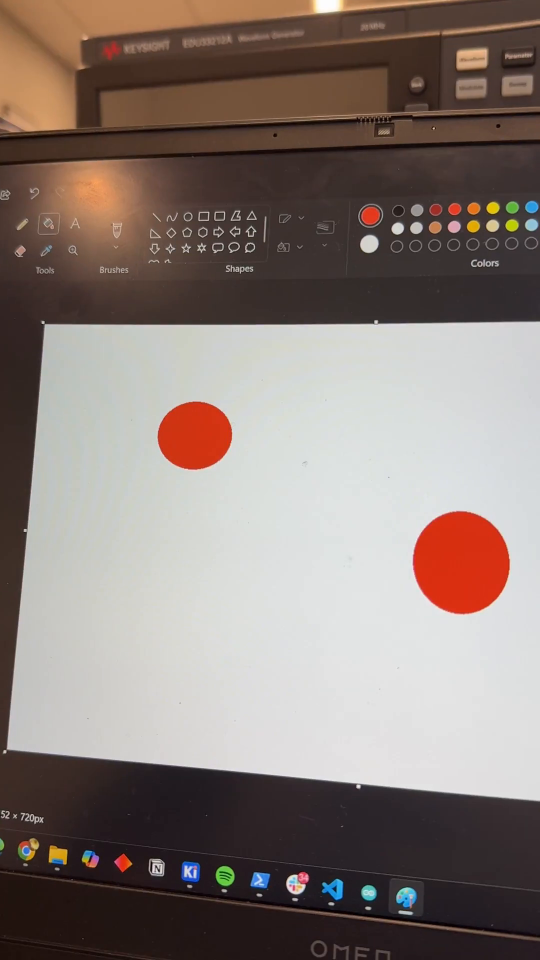
#> input picture frame 4 of input.mp4, 1080 x 1920 px (shown at 1/2 size)
$ jupyter execute --allow-errors zynq_gaussian_blur.ipynb
#> lines starting #> are read from the running program, lines starting #| are printed output that depends on the picture
#> further down, frame is the input picture: shape (1920, 1080, 3); mean B, G, R 118.8, 124.6, 137.4
#> `frame = cv2.resize(frame, (IMG_WIDTH, IMG_HEIGHT))`:
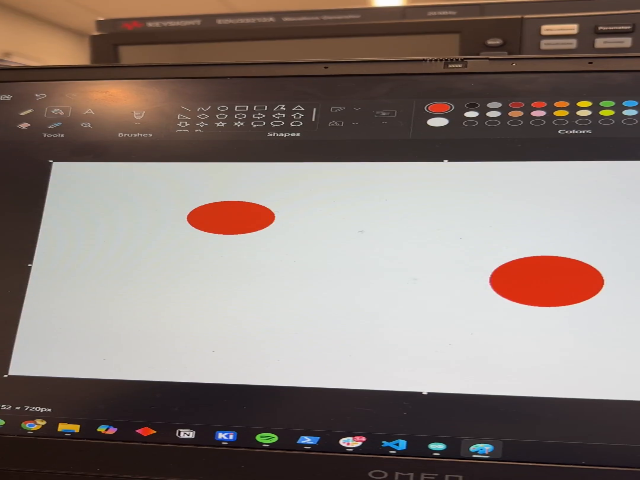
#> frame: shape (480, 640, 3); mean B, G, R 118.8, 124.6, 137.4
#> `gray = cv2.cvtColor(frame, cv2.COLOR_BGR2GRAY)`:
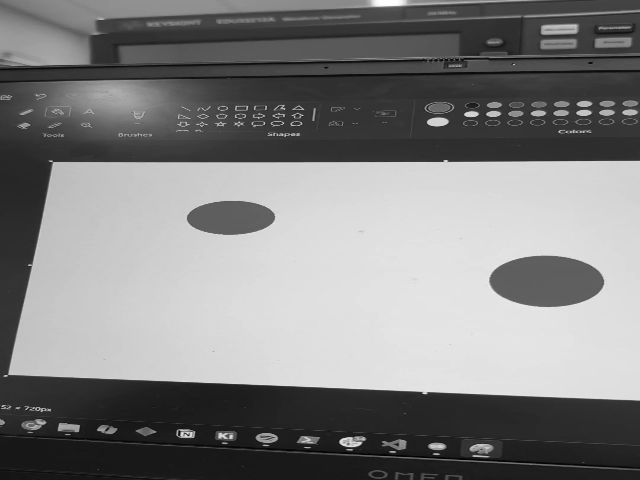
#> gray: shape (480, 640); min 1, max 253, mean 127.7
# Gaussian Blur Overlay — Video Pipeline
Chops an input video into frames, sends each frame through the HLS Gaussian blur IP, and saves the blurred output.

[cell 1]
from pynq import Overlay, allocate
import numpy as np
import cv2
import os
import time

## 1. Configuration

[cell 2]
# --- Paths ---
BITSTREAM   = "gaussian.bit"   # .bit file (keep .hwh in same folder)
INPUT_VIDEO = "input.mp4"           # video to process
OUTPUT_DIR  = "output_frames"       # blurred frames saved here

# --- Must match IMG_HEIGHT / IMG_WIDTH in gaussian_blur_hls.h ---
IMG_HEIGHT = 480
IMG_WIDTH  = 640

# --- AXI-Lite register offsets (verify against xgaussian_blur_hw.h) ---
AP_CTRL       = 0x00   # bit 0 = ap_start, bit 1 = ap_done, bit 2 = ap_idle
REG_INPUT_LO  = 0x10   # input pointer  bits [31:0]
REG_INPUT_HI  = 0x14   # input pointer  bits [63:32]
REG_OUTPUT_LO = 0x1c   # output pointer bits [31:0]
REG_OUTPUT_HI = 0x20   # output pointer bits [63:32]

os.makedirs(OUTPUT_DIR, exist_ok=True)

## 2. Load Overlay

#> (a cell that did not finish here is left out)

## 3. Allocate DMA Buffers

#> (a cell that did not finish here is left out)

## 4. Helper — Run One Frame Through the IP

[cell 5]
def run_gaussian_blur(gray_frame: np.ndarray) -> np.ndarray:
    """
    Send a single grayscale frame through the HLS Gaussian blur IP.
    gray_frame must be uint8 with shape (IMG_HEIGHT, IMG_WIDTH).
    Returns the blurred frame as a numpy array.
    """
    # Copy frame into physically contiguous input buffer
    in_buf[:] = gray_frame
    in_buf.flush()   # ensure PS cache is written to DDR before PL reads it

    # Write input and output DDR addresses to AXI-Lite control registers
    in_phys  = in_buf.physical_address
    out_phys = out_buf.physical_address

    ip.write(REG_INPUT_LO,  in_phys  & 0xFFFFFFFF)
    ip.write(REG_INPUT_HI,  (in_phys  >> 32) & 0xFFFFFFFF)
    ip.write(REG_OUTPUT_LO, out_phys & 0xFFFFFFFF)
    ip.write(REG_OUTPUT_HI, (out_phys >> 32) & 0xFFFFFFFF)

    # Start the IP (ap_start = bit 0)
    ip.write(AP_CTRL, 0x1)

    # Poll ap_done (bit 1) — for long frames consider an interrupt instead
    while not (ip.read(AP_CTRL) & 0x2):
        pass

    # Invalidate PS cache so we read fresh DDR data written by PL
    out_buf.invalidate()

    return np.array(out_buf)

[cell 6]
import cv2

[cell 7]
MIN_AREA = 800  # remove small items
def draw(frame: np.ndarray, image: np.ndarray) -> np.ndarray:
    output = frame.copy()
    image = cv2.Canny(image, 50, 150)
    contours, _ = cv2.findContours(image, cv2.RETR_EXTERNAL, cv2.CHAIN_APPROX_SIMPLE)

    cv2.drawContours(output, contours, -1, (0,0,255), 2)
# [9 lines of commented-out code are left out]
    return output

## 5. Process Video

[cell 8]
cap = cv2.VideoCapture(INPUT_VIDEO)
if not cap.isOpened():
    raise RuntimeError(f"Could not open video: {INPUT_VIDEO}")

total_frames = int(cap.get(cv2.CAP_PROP_FRAME_COUNT))
fps          = cap.get(cv2.CAP_PROP_FPS)
print(f"Video: {total_frames} frames @ {fps:.1f} fps")

frame_idx  = 0
times      = []

#> (the rest of this cell did not finish here and is left out)

## 6. (Optional) Reassemble Frames into a Video

[cell 9]
OUTPUT_VIDEO = "output_blurred.avi"

fourcc  = cv2.VideoWriter_fourcc(*'XVID')
writer  = cv2.VideoWriter(OUTPUT_VIDEO, fourcc, fps, (IMG_WIDTH, IMG_HEIGHT), isColor=False)

frame_files = sorted(f for f in os.listdir(OUTPUT_DIR) if f.endswith(".png"))
for fname in frame_files:
    img = cv2.imread(os.path.join(OUTPUT_DIR, fname), cv2.IMREAD_GRAYSCALE)
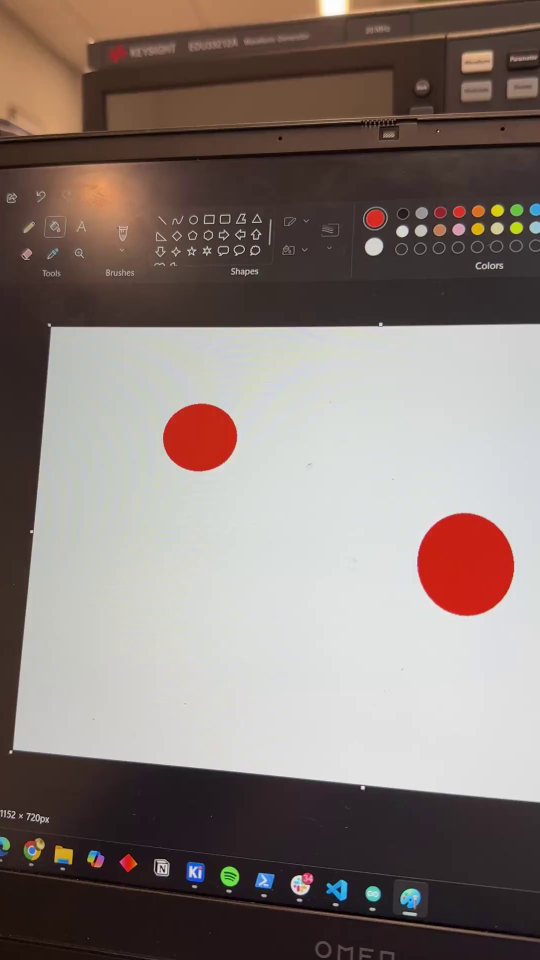
#> input picture output_frames/frame_00000.png, 1080 x 1920 px (shown at 1/2 size)
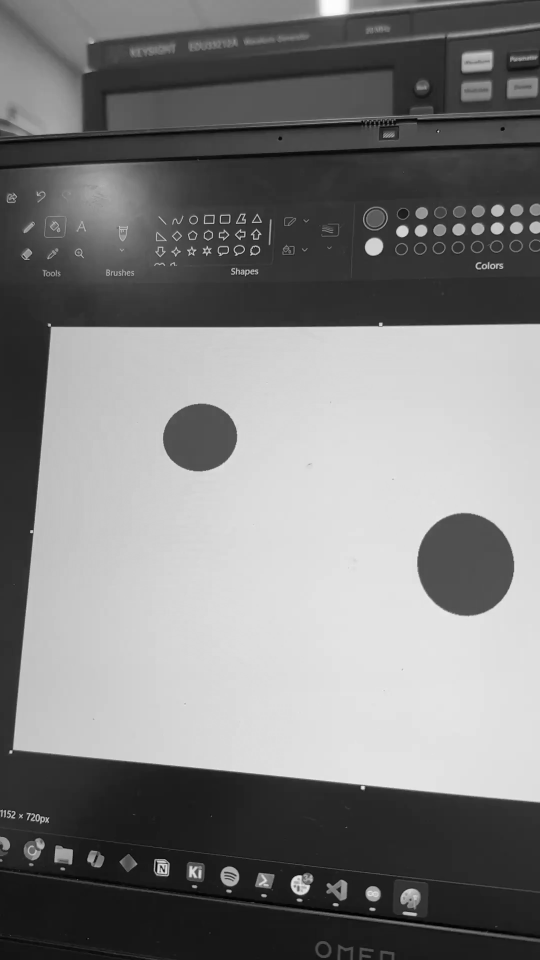
#> img: shape (1920, 1080) (shown at 1/2 size); min 0, max 255, mean 125.3
    writer.write(img)
#> pass 2 of the loop `for fname in frame_files:`:
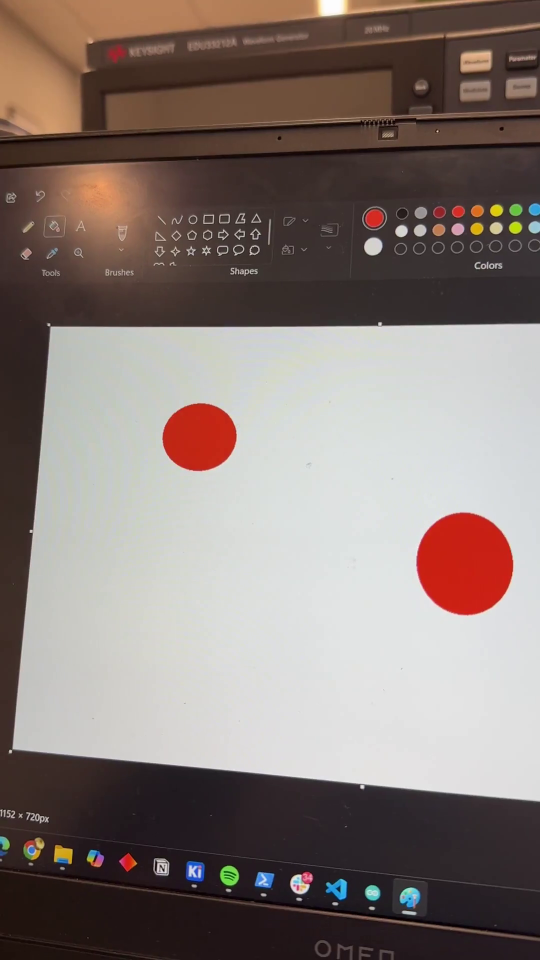
#> input picture output_frames/frame_00001.png, 1080 x 1920 px (shown at 1/2 size)
#> `img = cv2.imread(os.path.join(OUTPUT_DIR, fname), cv2.IMREAD_GRAYSCALE)`:
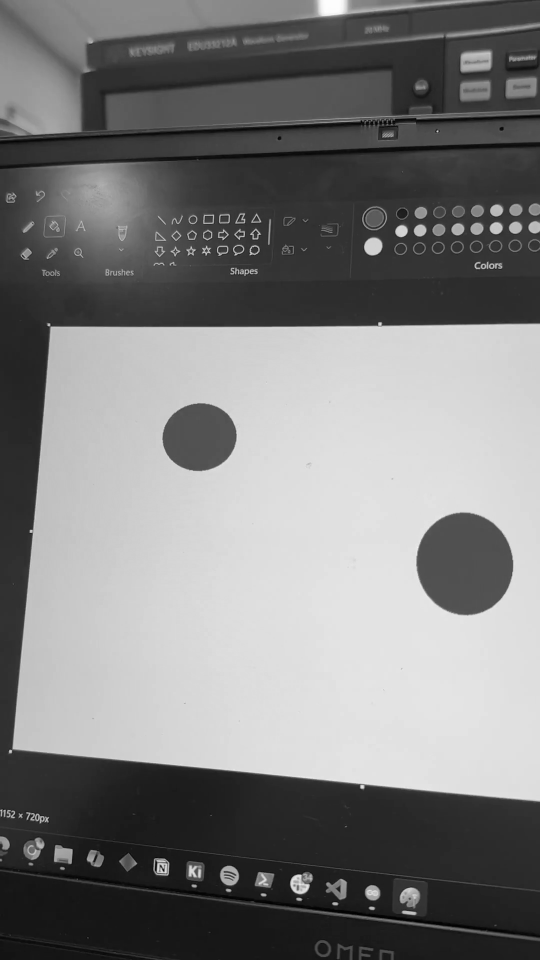
#> img: shape (1920, 1080) (shown at 1/2 size); min 0, max 254, mean 125.5
#> pass 3 of the loop `for fname in frame_files:`:
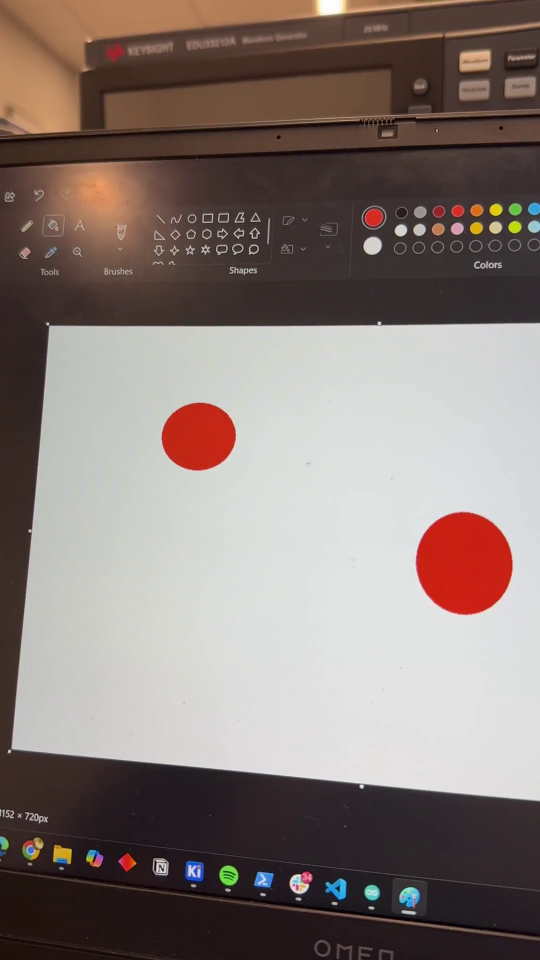
#> input picture output_frames/frame_00002.png, 1080 x 1920 px (shown at 1/2 size)
#> `img = cv2.imread(os.path.join(OUTPUT_DIR, fname), cv2.IMREAD_GRAYSCALE)`:
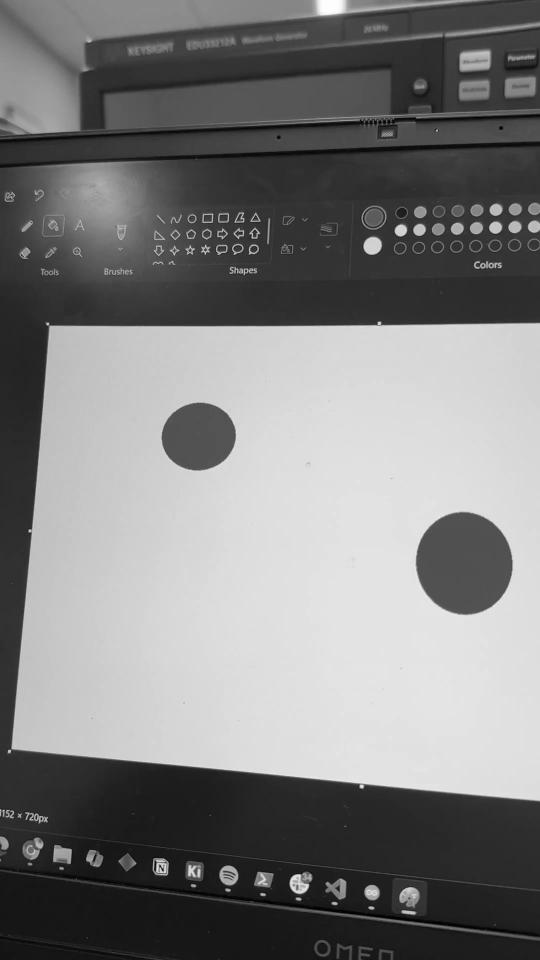
#> img: shape (1920, 1080) (shown at 1/2 size); min 0, max 254, mean 125.7

writer.release()
print(f"Saved reassembled video: {OUTPUT_VIDEO}")

$ run again, starting later in the video
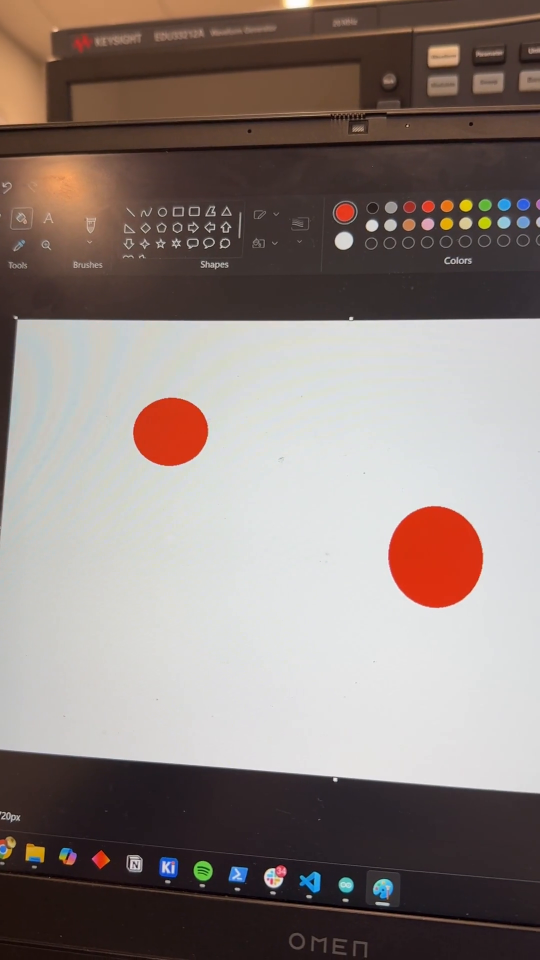
#> input picture frame 21 of input.mp4, 1080 x 1920 px (shown at 1/2 size)
#> frame is the input picture: shape (1920, 1080, 3); mean B, G, R 123.4, 128, 140.4
#> frame: shape (480, 640, 3)
#> `gray = cv2.cvtColor(frame, cv2.COLOR_BGR2GRAY)`:
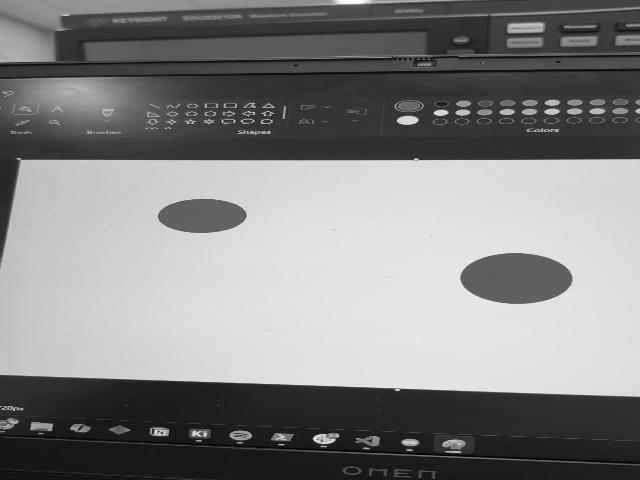
#> gray: shape (480, 640); min 2, max 254, mean 131.2
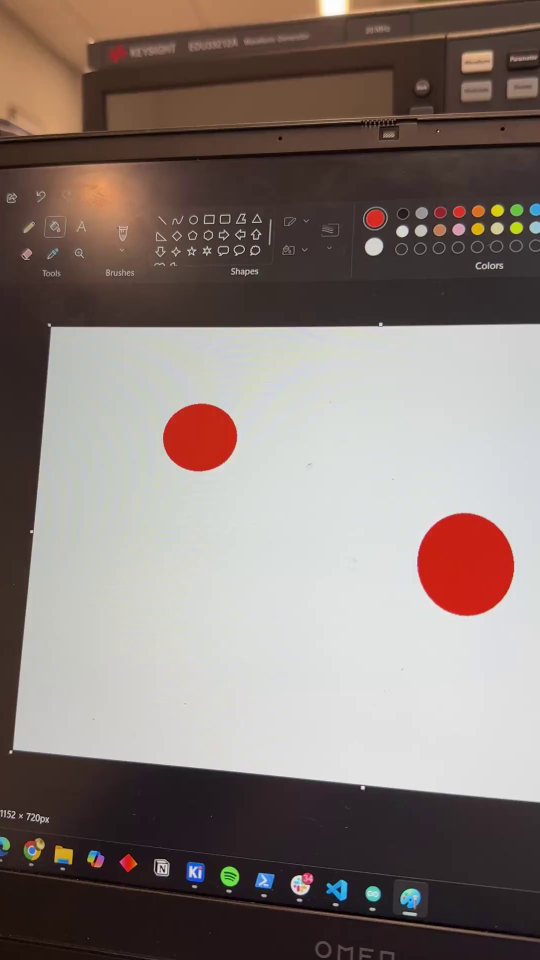
#> input picture output_frames/frame_00000.png, 1080 x 1920 px (shown at 1/2 size)

$ run again, starting later in the video
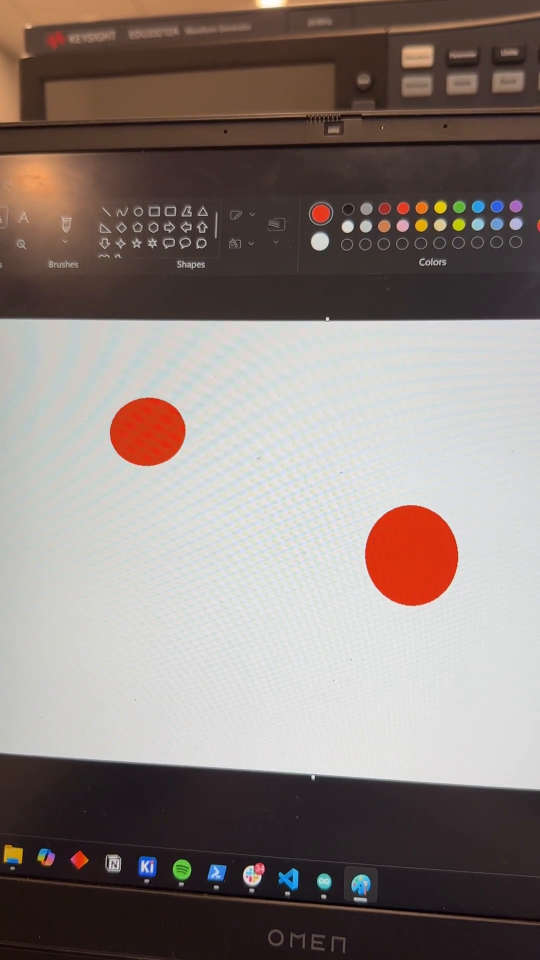
#> input picture frame 37 of input.mp4, 1080 x 1920 px (shown at 1/2 size)
#> frame is the input picture: shape (1920, 1080, 3); mean B, G, R 123, 127.3, 138.9
#> frame: shape (480, 640, 3)
#> `gray = cv2.cvtColor(frame, cv2.COLOR_BGR2GRAY)`:
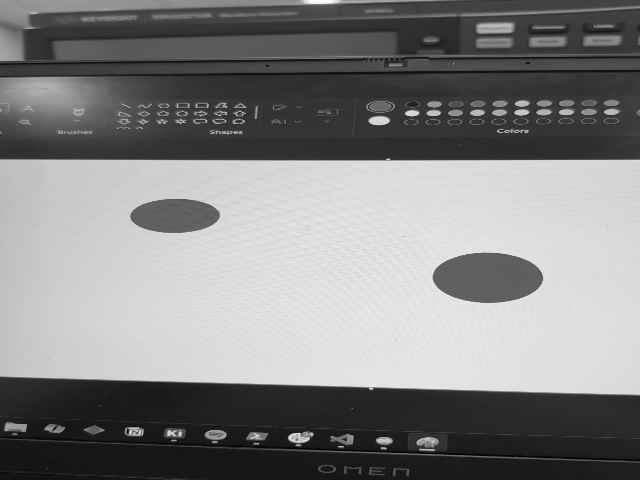
#> gray: shape (480, 640); min 2, max 253, mean 130.2
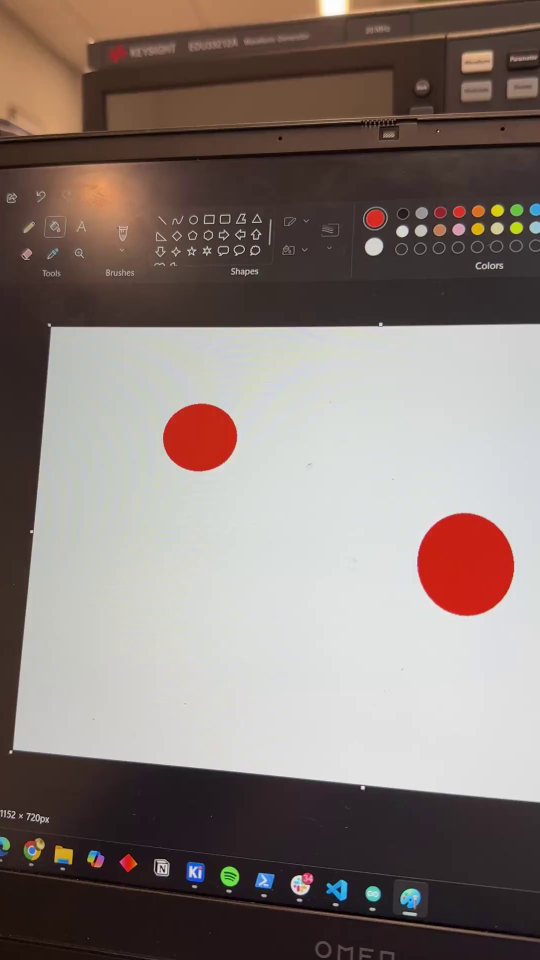
#> input picture output_frames/frame_00000.png, 1080 x 1920 px (shown at 1/2 size)
